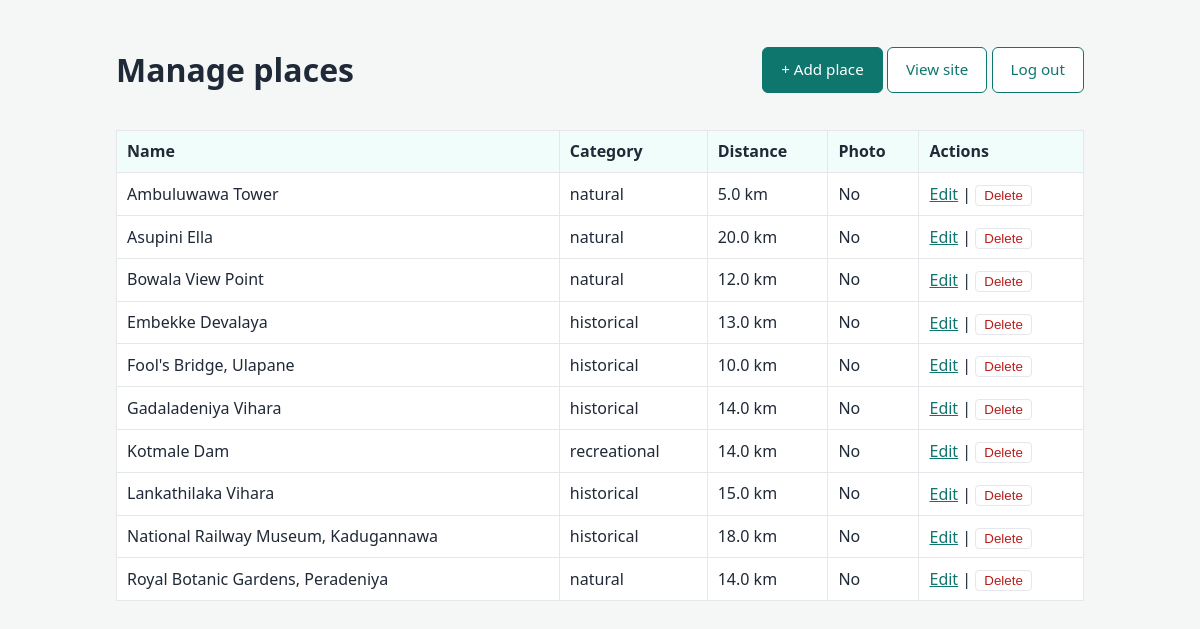
The page /admin/index.php (signed in) on the database its author committed.
### tables this page shows
CREATE TABLE places (
    id INT AUTO_INCREMENT PRIMARY KEY,
    name VARCHAR(120) NOT NULL,
    category VARCHAR(40) NOT NULL,           
    tags VARCHAR(120) DEFAULT '',            
    description TEXT NOT NULL,
    distance_km DECIMAL(5,1) NOT NULL,       
    latitude DECIMAL(9,6) NOT NULL,
    longitude DECIMAL(9,6) NOT NULL,
    opening_hours VARCHAR(100) DEFAULT '',
    entrance_fee VARCHAR(100) DEFAULT '',
    facilities VARCHAR(255) DEFAULT '',
    visit_minutes INT NOT NULL DEFAULT 60,   
    photo VARCHAR(255) DEFAULT '',           
    source_url VARCHAR(255) DEFAULT '',
    created_at TIMESTAMP DEFAULT CURRENT_TIMESTAMP
);

### includes/functions.php (called while the page is built, shortened)
<?php
function e($s) { return htmlspecialchars((string)$s, ENT_QUOTES, 'UTF-8'); }

### admin/index.php (the view, shortened to what this page needs)
<?php
require_once __DIR__ . '/../includes/db.php';
require_once __DIR__ . '/../includes/functions.php';
$res = $db->query('SELECT id, name, category, distance_km, photo FROM places ORDER BY name');
?>
<!DOCTYPE html>
<html lang="en"><head>
<link rel="stylesheet" href="../assets/css/style.css">
</head><body>
<div class="admin-wrap">
  <div class="admin-bar">
    <h1>Manage places</h1>
    <div>
      <a class="btn" href="edit.php">+ Add place</a>
      <a class="btn outline" href="../index.php">View site</a>
      <a class="btn outline" href="logout.php">Log out</a>
    </div>
  </div>
  <table class="data">
    <tr><th>Name</th><th>Category</th><th>Distance</th><th>Photo</th><th>Actions</th></tr>
    <?php while ($p = $res->fetch_assoc()): ?>
      <tr>
        <td><?= e($p['name']) ?></td>
        <td><?= e($p['category']) ?></td>
        <td><?= e($p['distance_km']) ?> km</td>
        <td><?= $p['photo'] ? 'Yes' : 'No' ?></td>
        <td>
          <a href="edit.php?id=<?= (int)$p['id'] ?>">Edit</a> |
          <form method="post" action="delete.php" style="display:inline" onsubmit="return confirm('Delete this place?');">
            <button class="mini danger" type="submit">Delete</button>
          </form>
        </td>
      </tr>
    <?php endwhile; ?>
  </table>
</div>
</body></html>

### assets/css/style.css (style rules this page uses)
:root { --green: #0f766e; --green-dark: #115e59; --bg: #f5f7f6; --text: #1f2937; --muted: #6b7280; --card: #fff; --border: #e5e7eb; }
* { box-sizing: border-box; }
body { margin: 0; font-family: "Segoe UI", system-ui, Arial, sans-serif; background: var(--bg); color: var(--text); line-height: 1.55; }
a { color: var(--green); }
.btn { display: inline-block; background: var(--green); color: #fff; border: 1px solid var(--green); padding: 10px 18px; border-radius: 6px; cursor: pointer; text-decoration: none; font-size: .95rem; font-family: inherit; }
.btn.outline { background: #fff; color: var(--green); }
.mini { border: 1px solid var(--border); background: #fff; border-radius: 4px; padding: 2px 8px; cursor: pointer; margin-top: 4px; }
.mini.danger { color: #b91c1c; }
.admin-wrap { max-width: 1000px; margin: 24px auto; padding: 0 16px; }
.admin-bar { display: flex; justify-content: space-between; align-items: center; flex-wrap: wrap; gap: 8px; }
table.data { width: 100%; border-collapse: collapse; background: #fff; margin-top: 14px; }
table.data th, table.data td { padding: 8px 10px; border: 1px solid var(--border); text-align: left; }
table.data th { background: #f0fdfa; }

### rows shown on the page
places: name "Ambuluwawa Tower", category "natural", distance_km "5.0", photo "No"
places: name "Asupini Ella", category "natural", distance_km "20.0", photo "No"
places: name "Bowala View Point", category "natural", distance_km "12.0", photo "No"
places: name "Embekke Devalaya", category "historical", distance_km "13.0", photo "No"
places: name "Fool's Bridge, Ulapane", category "historical", distance_km "10.0", photo "No"
places: name "Gadaladeniya Vihara", category "historical", distance_km "14.0", photo "No"
places: name "Kotmale Dam", category "recreational", distance_km "14.0", photo "No"
places: name "Lankathilaka Vihara", category "historical", distance_km "15.0", photo "No"
places: name "National Railway Museum, Kadugannawa", category "historical", distance_km "18.0", photo "No"
places: name "Royal Botanic Gardens, Peradeniya", category "natural", distance_km "14.0", photo "No"
